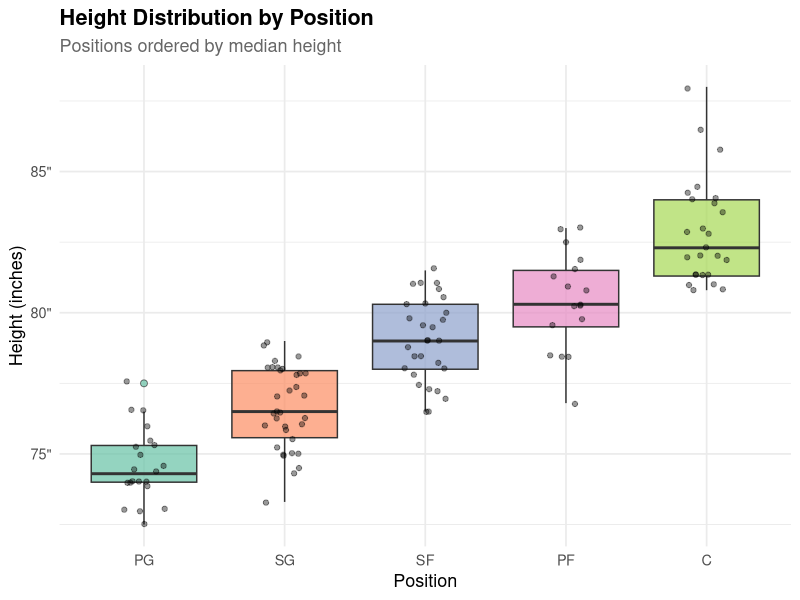
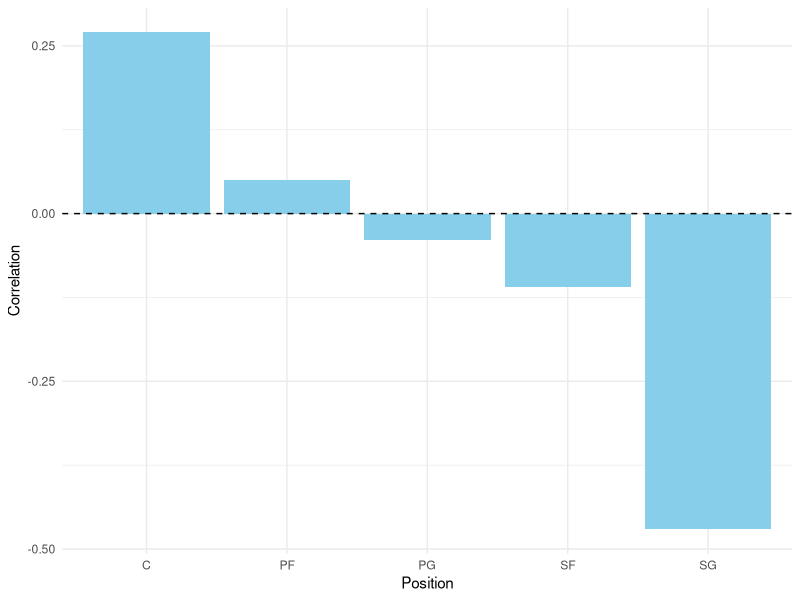

Here is the R script that generated these plots, in order: (Note: this script raises an error after producing the figures.)
## ---- chunk 1
#| echo: false
#| warning: false
#| message: false

# Tidyverse Style Guide

# Step 1: Load packages
library(ggplot2)
library(dplyr)
library(readr)
library(ggrepel)
library(knitr)
library(kableExtra)

# Step 2: Load and tidy the data
df <- read_csv("NBAPlayerStats.csv") |>
  rename(
    ft_pct = `FT%`,
    height = `Height (in)`
  ) |>
  mutate(
    ft_pct = as.numeric(gsub("%", "", ft_pct))
  )

# Step 3: Summarize average height and FT% per position
position_summary <- df |>
  group_by(Position) |>
  summarise(
    avg_height = mean(height, na.rm = TRUE),
    avg_ft_pct = mean(ft_pct, na.rm = TRUE),
    count      = n()
  )

# Plot for height distribution by position
df |>
  mutate(Position = reorder(Position, height)) |>
  ggplot(aes(x = Position, y = height, fill = Position)) +
  geom_boxplot(alpha = 0.7, outlier.shape = 21, outlier.size = 2) +
  geom_jitter(width = 0.15, alpha = 0.4, size = 1.5) +
  scale_fill_brewer(palette = "Set2") +
  scale_y_continuous(labels = function(x) paste0(x, '"')) +
  labs(
    title    = "Height Distribution by Position",
    subtitle = "Positions ordered by median height",
    x        = "Position",
    y        = "Height (inches)"
  ) +
  theme_minimal(base_size = 13) +
  theme(
    plot.title      = element_text(face = "bold"),
    plot.subtitle   = element_text(color = "grey40"),
    legend.position = "none"
  )

# Table for height summary by position
df |>
  group_by(Position) |>
  summarise(
    `Player Count`       = n(),
    `Avg Height (in)`    = round(mean(height, na.rm = TRUE), 1),
    `Median Height (in)` = round(median(height, na.rm = TRUE), 1),
    `Min Height (in)`    = round(min(height, na.rm = TRUE), 1),
    `Max Height (in)`    = round(max(height, na.rm = TRUE), 1)
  ) |>
  arrange(desc(`Avg Height (in)`)) |>
  kable(
    caption = "Height Summary by Position for Players Who Shot At Least 150 FT's (tallest to shortest)",
    align   = c("l", "c", "c", "c", "c", "c")
  ) |>
  kable_styling(
    bootstrap_options = c("striped", "hover", "condensed"),
    full_width        = FALSE
  )
## ---- chunk 2
library(tidyverse)
library(knitr)

nba_raw <- read_csv("NBAPlayerStats.csv")

nba_clean <- nba_raw |>
  rename(
    position = Position,
    ft_percent = `FT%`,
    height_in = `Height (in)`
  ) |>
  mutate(
    ft_percent = as.numeric(str_remove(ft_percent, "%")),
    height_in = as.numeric(height_in)
  )

position_corr <- nba_clean |>
  group_by(position) |>
  summarise(
    correlation = round(cor(height_in, ft_percent, use = "complete.obs"), 2),
    avg_ft = round(mean(ft_percent, na.rm = TRUE), 1),
    avg_height = round(mean(height_in, na.rm = TRUE), 1),
    n_players = n(),
    .groups = "drop"
  )
## ---- chunk 3
#| label: fig-connor
#| fig-cap: "Correlation between height and free throw percentage by position."
#| fig-alt: "Bar chart showing correlation between height and free throw percentage for each NBA position."
#| fig-pos: "H"

ggplot(position_corr, aes(x = position, y = correlation)) +
  geom_col(fill = "skyblue") +
  geom_hline(yintercept = 0, linetype = "dashed") +
  labs(
    x = "Position",
    y = "Correlation"
  ) +
  theme_minimal()
## ---- chunk 4
#| label: tbl-connor
#| tbl-cap: "Correlation between height and free throw percentage by position."

kable(
  position_corr,
  col.names = c("Position", "Correlation", "Avg FT%", "Avg Height", "Players")
)
## ---- chunk 5
#Plot-aidan — Average height vs. FT% by position
#| label: plot-aidan
#| fig-cap: "Average height vs. average FT% by position. Bubble size shows number of players in each group."

ggplot(pos_summary, aes(x = avg_height, y = avg_ft_pct,
                        size = n_players, color = position)) +
  geom_point(alpha = 0.8) +
  geom_text(aes(label = position), color = "black", size = 4, hjust = 0.5, vjust = 0.5)+  
  scale_size_continuous(range = c(6, 14), name = "# of Players") +
  scale_color_brewer(palette = "Set1", guide = "none") +
  labs(
    title = "Average Height vs. Average Free Throw % by Position",
    x = "Average Height (inches)",
    y = "Average Free Throw %"
  ) +
  theme_minimal(base_size = 13) +
  theme(
    plot.title    = element_text(face = "bold")
  )
## ---- chunk 6
# Table-aidan — Average height vs. FT% by position

#| label: tab-aidan
#| fig-cap: "Provides the corresponding numerical values (Position, Avg Height, Avg FT%, # of Players)."
pos_summary |>
  arrange(desc(avg_ft_pct)) |>
  kable(
    caption = "Average Height and Free Throw Percentage by Position",
    col.names = c("Position", "Avg Height (in)", "Avg Free Throw %", "# Players"),
    align = c("l", "c", "c", "c")
  )
